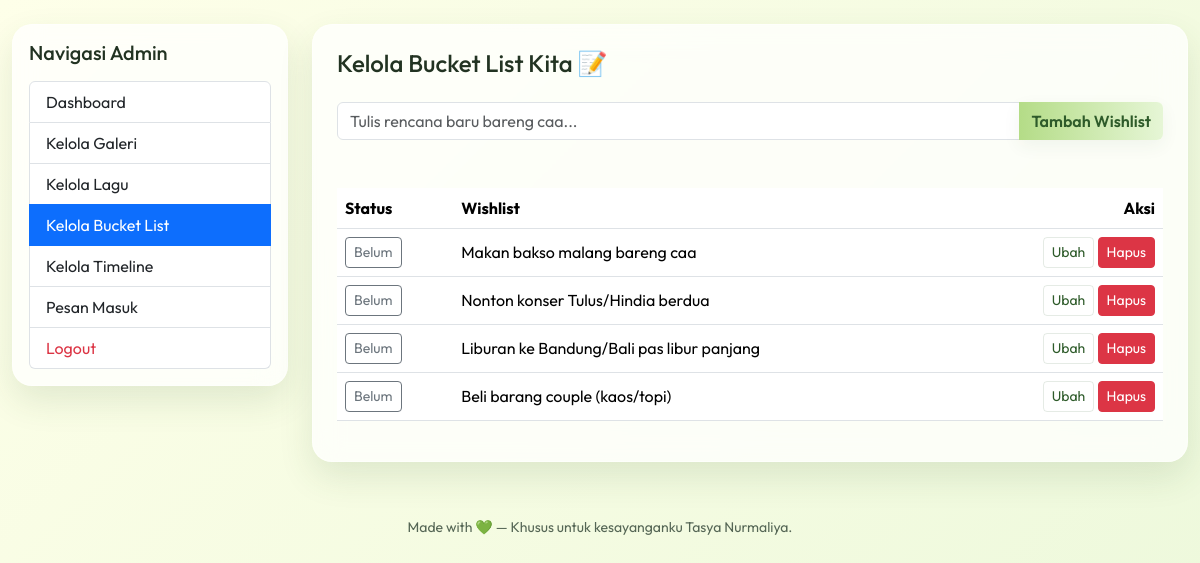
Page /admin/bucket_list.php (signed in) on the committed database.
### tables this page shows
CREATE TABLE IF NOT EXISTS bucket_list (
    id INT AUTO_INCREMENT PRIMARY KEY,
    title VARCHAR(255) NOT NULL,
    is_done BOOLEAN DEFAULT FALSE,
    created_at TIMESTAMP DEFAULT CURRENT_TIMESTAMP
);

### lib/functions.php (called while the page is built, shortened)
<?php
require_once __DIR__ . '/../config/database.php';
function getBucketList()
{
    global $pdo;
    try {
        $stmt = $pdo->query("SELECT * FROM bucket_list ORDER BY created_at ASC");
        return $stmt->fetchAll();
    } catch (PDOException $e) {
        if ($e->getCode() == '42S02') {
            $pdo->exec("CREATE TABLE IF NOT EXISTS bucket_list (
                id INT AUTO_INCREMENT PRIMARY KEY,
                title VARCHAR(255) NOT NULL,
                is_done BOOLEAN DEFAULT FALSE,
                created_at TIMESTAMP DEFAULT CURRENT_TIMESTAMP
            )");
            $pdo->exec("INSERT INTO bucket_list (title, is_done) VALUES
                ('Makan bakso malang bareng caa', 0),
                ('Nonton konser Tulus/Hindia berdua', 0),
                ('Liburan ke Bandung/Bali pas libur panjang', 0),
                ('Beli barang couple (kaos/topi)', 0)");
            return $pdo->query("SELECT * FROM bucket_list ORDER BY created_at ASC")->fetchAll();
        }
        return [];
    }
}
?>

### admin/bucket_list.php (the view, shortened to what this page needs)
<?php
require_once '../lib/auth.php';
require_once '../lib/functions.php';
$buckets = getBucketList();
include '../views/partials/header.php';
?>
<div class="container-fluid py-4">
    <div class="row">
        <div class="col-md-3 mb-4">
            <div class="card-rose p-3">
                <h5 class="mb-3">Navigasi Admin</h5>
                <div class="list-group">
                    <a href="dashboard.php" class="list-group-item list-group-item-action">Dashboard</a>
                    <a href="gallery.php" class="list-group-item list-group-item-action">Kelola Galeri</a>
                    <a href="songs.php" class="list-group-item list-group-item-action">Kelola Lagu</a>
                    <a href="bucket_list.php" class="list-group-item list-group-item-action active">Kelola Bucket
                        List</a>
                    <a href="timeline.php" class="list-group-item list-group-item-action">Kelola Timeline</a>
                    <a href="messages.php" class="list-group-item list-group-item-action">Pesan Masuk</a>
                    <a href="../logout.php" class="list-group-item list-group-item-action text-danger">Logout</a>
                </div>
            </div>
        </div>
        <div class="col-md-9">
            <div class="card-rose p-4">
                <h4 class="mb-4">Kelola Bucket List Kita 📝</h4>
                <form method="POST" class="mb-5">
                    <div class="input-group">
                        <input type="text" name="title" class="form-control"
                            placeholder="Tulis rencana baru bareng caa..." required>
                        <button type="submit" name="add" class="btn btn-primary">Tambah Wishlist</button>
                    </div>
                </form>
                <div class="table-responsive">
                    <table class="table table-hover align-middle">
                        <thead>
                            <tr>
                                <th>Status</th>
                                <th>Wishlist</th>
                                <th class="text-end">Aksi</th>
                            </tr>
                        </thead>
                        <tbody>
                            <?php foreach ($buckets as $b): ?>
                                <tr>
                                    <td>
                                        <form method="POST" class="d-inline">
                                            <button type="submit" name="toggle"
                                                class="btn btn-sm <?= $b['is_done'] ? 'btn-success' : 'btn-outline-secondary' ?>">
                                                <?= $b['is_done'] ? 'Selesai' : 'Belum' ?>
                                            </button>
                                        </form>
                                    </td>
                                    <td class="<?= $b['is_done'] ? 'text-decoration-line-through text-muted' : '' ?>">
                                        <?= htmlspecialchars($b['title']) ?>
                                    </td>
                                    <td class="text-end">
                                        <button type="button" class="btn btn-sm btn-outline-primary"
                                                data-bs-toggle="modal"
                                                data-bs-target="#editModal<?= $b['id'] ?>">
                                            Ubah
                                        </button>
                                        <form method="POST" class="d-inline" onsubmit="return confirm('Yakin hapus?')">
                                            <button type="submit" name="delete" class="btn btn-sm btn-danger">Hapus</button>
                                        </form>
                                    </td>
                                </tr>
                            <?php endforeach; ?>
                        </tbody>
                    </table>
                </div>
            </div>
        </div>
    </div>
</div>
<?php include '../views/partials/footer.php'; ?>

### views/partials/header.php (shortened to what this page needs)
<!doctype html>
<html lang="id">
<head>
    <link href="https://cdn.jsdelivr.net/npm/bootstrap@5.3.3/dist/css/bootstrap.min.css" rel="stylesheet">
    <link href="https://unpkg.com/aos@2.3.1/dist/aos.css" rel="stylesheet">
    <link rel="stylesheet" href="assets/css/style.css">
</head>
<body>

### views/partials/footer.php (shortened to what this page needs)
<footer>
    <div class="container">
        <small style="color:var(--muted)">Made with 💚 — Khusus untuk kesayanganku Tasya Nurmaliya.</small>
    </div>
</footer>
</body>
</html>

### assets/css/style.css (style rules this page uses)
:root { --bg: #feffe9; --accent: #b4dc87; --accent-2: #e6f6d6; --card: rgba(255, 255, 255, 0.75); --muted: #556655; --muted-soft: #6b7a66; --accent-contrast: #2e5b2a; --glass: rgba(255, 255, 255, 0.45); --shadow-premium: 0 15px 35px rgba(46, 91, 42, 0.12); }
html, body { height: 100%; }
body { background: var(--bg); background: linear-gradient(-45deg, #feffe9, #f2faeb, #e6f6d6, #feffe9); background-size: 400% 400%; animation: auroraBg 15s ease infinite; font-family: "Outfit", "Inter", system-ui, sans-serif; color: #223322; -webkit-font-smoothing: antialiased; -moz-osx-font-smoothing: grayscale; overflow-x: hidden; }
.card-rose { background: var(--card); border-radius: 20px; padding: 24px; backdrop-filter: blur(15px); -webkit-backdrop-filter: blur(15px); box-shadow: var(--shadow-premium); border: 1px solid rgba(255, 255, 255, 0.4); overflow: visible; transition: transform 0.3s ease, box-shadow 0.3s ease; }
footer { padding: 28px 0; text-align: center; color: var(--muted); }
.btn-primary { background: linear-gradient(90deg, var(--accent), var(--accent-2)); border: none; color: var(--accent-contrast); font-weight: 600; box-shadow: 0 6px 18px rgba(46, 91, 42, 0.06); }
.btn-outline-primary { color: var(--accent-contrast); border-color: rgba(46, 91, 42, 0.12); background: transparent; }

### rows in the picture
bucket_list: is_done "Belum", title "Makan bakso malang bareng caa"
bucket_list: is_done "Belum", title "Nonton konser Tulus/Hindia berdua"
bucket_list: is_done "Belum", title "Liburan ke Bandung/Bali pas libur panjang"
bucket_list: is_done "Belum", title "Beli barang couple (kaos/topi)"
